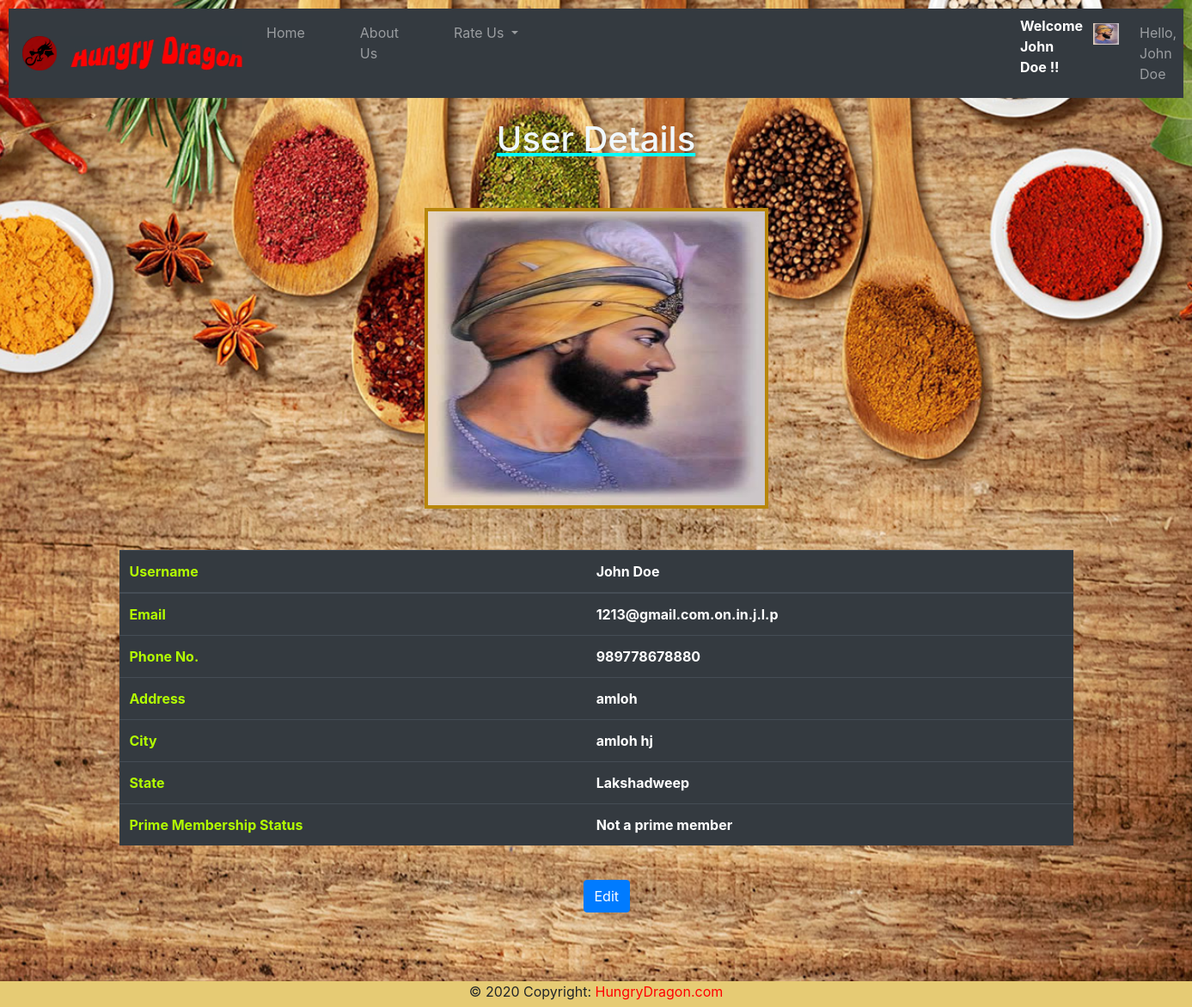
The page /user/account/ (signed in) on the database its author committed.
### cust/models.py (models this page shows, shortened)
class Client(models.Model):
    user=models.OneToOneField(User,on_delete=models.CASCADE)
    phone=models.CharField(max_length=14)
    address=models.CharField(max_length=200)
    city=models.CharField(max_length=40)
    prime=models.BooleanField(default=False)
    state=models.CharField(max_length=40)
    image=models.FileField(upload_to="clients/images/")

### cust/views.py (the view)
# urls.py: path('account/',views.account,name="account"),
def account(request):
    username=request.user.username
    user=User.objects.get(username=username)
    client=Client.objects.get(user=user)
    context={'client':client}
    return render(request,'account.html',context)

### templates/account.html (shortened to what this page needs)
{% extends 'base.html' %}
{% load static %}
{% block body %}
<br>
<u style="color:aqua"><b><center><h1 style="color:aliceblue" >User Details</h1></center></b></u>
<br><br>
<center><a href="{{client.image.url}}"><img src="{{client.image.url}}" style="border:4px solid; border-color:darkgoldenrod; width:400px; height:350px"></a></center>
<br><br>
<div class="container">
  <table class="table table-dark">
      <thead>
        <tr>
          <th scope="col" style="color:rgb(179, 255, 0)">Username</th>
          <th scope="col">{{client.user.username}}</th>
        </tr>
      </thead>
      <tbody>
        <tr>
          <th scope="col" style="color:rgb(179, 255, 0)">Email</th>
          <th scope="col">{{client.user.email}}</th>
        </tr>
        <tr>
          <th scope="col" style="color:rgb(179, 255, 0)">Phone No.</th>
          <th scope="col">{{client.phone}}</th>
        </tr>
        <tr>
          <th scope="col" style="color:rgb(179, 255, 0)">Address</th>
          <th scope="col">{{client.address}}</th>
        </tr>
        <tr>
          <th scope="col" style="color:rgb(179, 255, 0)">City</th>
          <th scope="col">{{client.city}}</th>
        </tr>
        <tr>
          <th scope="col" style="color:rgb(179, 255, 0)">State</th>
          <th scope="col">{{client.state}}</th>
        </tr>
        <tr>
          <th scope="col" style="color:rgb(179, 255, 0)">Prime Membership Status</th>
          <th scope="col">{% if client.prime %}Currently a prime member{% else %}Not a prime member {% endif %}</th>
        </tr>
      </tbody>
    </table>
    <br>
    <a href="/user/edit"><button type="submit" class="btn btn-primary" style="margin-left:540px;">Edit</button></a>
  </div>
{% endblock %}

### templates/base.html (shortened to what this page needs)
<!doctype html>
{% load static %}
<html lang="en">
  <head>
    <link rel="stylesheet" href="{% static 'CSS/bootstrap.min.css' %}" >
  </head>
  <body>
    <nav class="navbar navbar-expand-lg navbar-dark bg-dark" style="color:black; background-color: lightcoral;">
      <a class="navbar-brand" href="{% static 'Images/MainDragon.png' %}"><img src="{% static 'Images/MainDragon.png' %}" width="40px" height="40px"></a>
      <a class="navbar-brand pr-1" href="\"><img src="{% static 'Images/FinalImage.jpg' %}" width="200px" height="40px"></a>
  <div class="collapse navbar-collapse" id="navbarSupportedContent">
    <ul class="navbar-nav mr-auto">
      <li {% if request.path == "/" %}class="nav-item active pr-5"{% else %}class="nav-item pr-5"{% endif %}>
        <a class="nav-link" href="\">Home <span class="sr-only">(current)</span></a>
      </li>
      <li {% if request.path == "/about/" %}class="nav-item active pr-5"{% else %}class="nav-item pr-5"{% endif %}>
        <a class="nav-link" href="/about">About Us</a>
      </li>
      <li class="nav-item dropdown pr-5">
        <a class="nav-link dropdown-toggle" href="#" id="navbarDropdown" role="button" data-toggle="dropdown" aria-haspopup="true" aria-expanded="false">
          Rate Us
        </a>
       {% if user.is_authenticated %}
       <li class="nav-item dropdown pr-5">
      </li>
      <li class="nav-item ml-6 pl-6">
<b><marquee style="color:white">Welcome {{client.user.username}} !!</marquee></b></h3>
       </li>
       <li class="nav-item pl-1">
         <a class="nav-link" href="{{ client.image.url }}"><img src="{{ client.image.url }}" alt="" width=30px height=25px></a>
       </li>
	   <li class="nav-item dropdown pl-2">
        <a class="nav-link dropdown" href="#" id="navbarDropdown" role="button" data-toggle="dropdown" aria-haspopup="true" aria-expanded="false">
          Hello, {{ user.get_username }}
        </a>
      </li>
        </li>
    {% endif %}
</ul>
  </div>
</nav>
{% block body %}
{% endblock %}
    <center>
<footer class="page-footer font-small blue">
  <div class="footer-copyright text-center">© 2020 Copyright:
    <a href="\" style="color:red"> HungryDragon.com</a>
  </div>
</footer>
</center>
  </body>
</html>

### rows shown on the page
Client: user.username "John Doe", image (picture), user.email "1213@gmail.com.on.in.j.l.p", phone "989778678880", address "amloh", city "amloh hj", state "Lakshadweep"

### other values the page prints
{{ user.get_username }} "John Doe"
